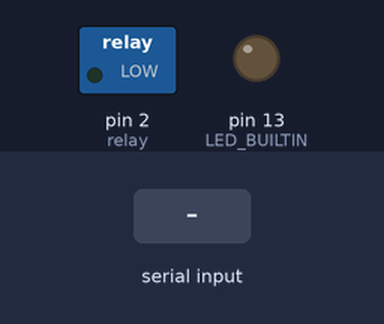
A sketch run on a simulated Arduino Uno, built with avr-gcc and run on an emulated ATmega328P. Shown: switched loads named in the sketch (green lamp = pin HIGH), output pins drawn as LEDs (lit = HIGH). Inputs (shaded band) come from the test bench.

Above: at 1.2 s.
1.3 s: "90,45\n" received over Serial
At 3.9 s:
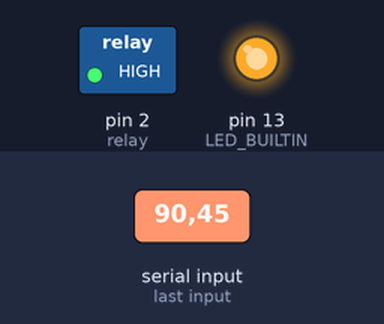
Timing chart, 0 to 5.4 s (numbered marks = the images above; inputs shaded):
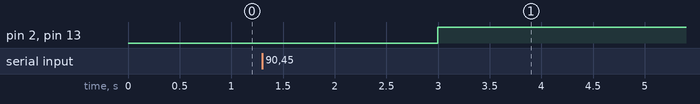

Measured:
- after the input at 1.3 s, pin 2 (relay), pin 13 (LED_BUILTIN): LOW → HIGH after 1.7 s

The sketch:

timbre.ino
```cpp
const int relay = 2;

int duracion = 0;


void setup() {
    pinMode(LED_BUILTIN, OUTPUT);
    pinMode(relay, OUTPUT);
    digitalWrite(relay, LOW);
    Serial.begin(9600);
}

void loop() {
    comunicate();
    if (duracion > 0) {
        digitalWrite(LED_BUILTIN, HIGH);
        digitalWrite(relay, HIGH);
        duracion -= 1;
        }
    else { digitalWrite(LED_BUILTIN, LOW); digitalWrite(relay, LOW); }
    delay(1000);
}

void comunicate(){
    if(Serial.available() > 0){
        String str = Serial.readStringUntil(char('\0'));
        int i = str.toInt();
        if (i != duracion) { duracion = i; }
    }
}
```
